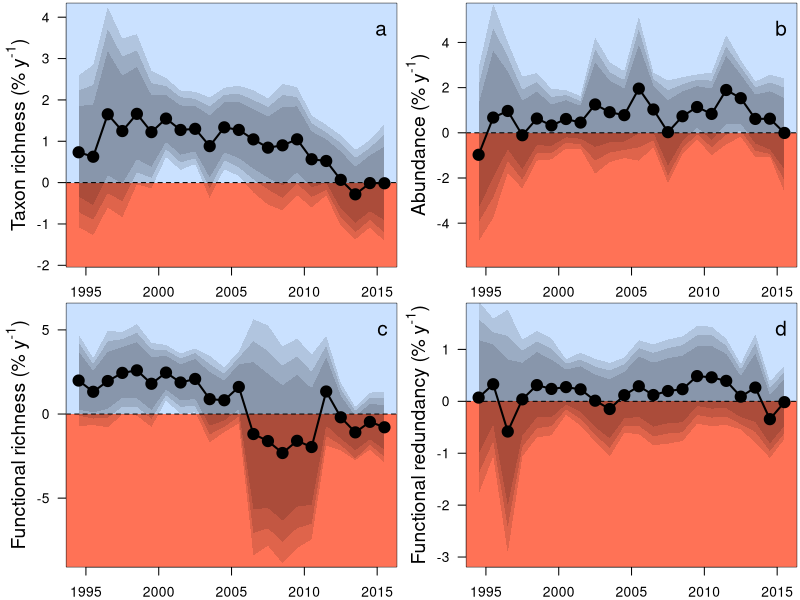

Here is the R script that generated this plot: (Note: this script raises an error after producing the figure.)
##Set working directory
setwd("C:/Users/elwel/OneDrive/Desktop/aquatic_data/git/EuroAquaticMacroInverts")

# attach data
MA <- read.csv("outputs/movingAve_YrEsts.csv")
MA$meanYr <- (MA$StartYear+ 4.5)
head(MA)

tiff(filename = "plots/Fig3_movingWindow/MovingAverages.tiff", width = 8, height = 6.5, units = 'in', res = 600, compression = 'lzw')
par(mfrow=c(2,2),mar=c(2,4,0.2,0.2))

#plot for spp richness
SR <- subset(MA, Response == "spp_richness")
ave_SppRich <- 27.28712314
st <-(SR[1:(nrow(SR)),3:12]/ave_SppRich)*100
sr <- cbind(SR$StartYear, SR$site_num, SR$meanYr, st)
names(sr)[names(sr) == 'SR$StartYear'] <- 'StartYear'
names(sr)[names(sr) == 'SR$site_num'] <- 'site_num'
names(sr)[names(sr) == 'SR$meanYr'] <- 'meanYr'
#select yrs with enough sites to be representative
#SRs <- sr[ which(sr$site_num >=100), ]
SRs <- sr[ which(sr$StartYear >1989 & sr$StartYear <2012), ] # this is min 7 countries
#SRs <- sr[ which(sr$StartYear >=1980), ] #this is min 5 countries

plot(SRs$Estimate~SRs$meanYr,ylab="", cex=1.5, xlab="", type="n", las=1, ylim=c(-1.8,4.1), xlim=c(1994.5,2015.5))#ylim=c(-0.8,2.55))
title(ylab=expression(paste("Taxon richness (% y"^"-1", ")")), line=2,cex.lab=1.4)
#title(xlab="Mean year of moving window", line=2,cex.lab=1.3)
polygon(x = c(0, 0, 2040, 2040), y = c(-100, 0, 0, -100), col ="coral1", border = NA)
polygon(x = c(0, 0, 2040, 2040), y = c(100, 0, 0, 100), col ="lightsteelblue1", border = NA)
abline(h=0,lty=2)
polygon(x = c(SRs$meanYr,rev(SRs$meanYr)), y = c(SRs$Q2.5,rev(SRs$Q97.5)),col="#00000020", border = NA)
polygon(x = c(SRs$meanYr,rev(SRs$meanYr)), y = c(SRs$Q5,rev(SRs$Q95)), col ="#00000020", border = NA)
polygon(x = c(SRs$meanYr,rev(SRs$meanYr)), y = c(SRs$Q10,rev(SRs$Q90)), col ="#00000020", border = NA)
#box(lwd=2)
points(SRs$Estimate~SRs$meanYr, pch=21,bg=1,cex=1.8)#pch="-",
points(SRs$Estimate~SRs$meanYr,type="l",lwd=2)
legend("topright", bty="n", legend="a",cex=1.5)

#plot for abundance
SR <- subset(MA, Response == "abundance")
st <-(SR[1:(nrow(SR)),3:12]*100)
sr <- cbind(SR$StartYear, SR$site_num, SR$meanYr, st)
names(sr)[names(sr) == 'SR$StartYear'] <- 'StartYear'
names(sr)[names(sr) == 'SR$site_num'] <- 'site_num'
names(sr)[names(sr) == 'SR$meanYr'] <- 'meanYr'
#select yrs with enough sites to be representative
SRs <- sr[ which(sr$StartYear >1989 & sr$StartYear <2012), ]

plot(SRs$Estimate~SRs$meanYr,ylab="", cex=1.5, xlab="", type="n", las=1, ylim=c(-5.5,5.3), xlim=c(1994.5,2015.5)) #ylim=c(-0.57,0.4))
title(ylab=expression(paste("Abundance (% y"^"-1", ")")), line=2,cex.lab=1.4)
title(xlab="Mean year of moving window", line=2.4,cex.lab=1.3)
polygon(x = c(0, 0, 2040, 2040), y = c(-100, 0, 0, -100), col ="coral1", border = NA)
polygon(x = c(0, 0, 2040, 2040), y = c(100, 0, 0, 100), col ="lightsteelblue1", border = NA)
abline(h=0,lty=2)
polygon(x = c(SRs$meanYr,rev(SRs$meanYr)), y = c(SRs$Q2.5,rev(SRs$Q97.5)),col="#00000020", border = NA)
polygon(x = c(SRs$meanYr,rev(SRs$meanYr)), y = c(SRs$Q5,rev(SRs$Q95)), col ="#00000020", border = NA)
polygon(x = c(SRs$meanYr,rev(SRs$meanYr)), y = c(SRs$Q10,rev(SRs$Q90)), col ="#00000020", border = NA)
points(SRs$Estimate~SRs$meanYr, pch=21,bg=1,cex=1.8)#pch="-",
points(SRs$Estimate~SRs$meanYr,type="l",lwd=2)
legend("topright", bty="n", legend="b",cex=1.5)

#plot for FRic
SR <- subset(MA, Response == "FRic")
st <-(SR[1:(nrow(SR)),3:12])*100
sr <- cbind(SR$StartYear, SR$site_num, SR$meanYr, st)
names(sr)[names(sr) == 'SR$StartYear'] <- 'StartYear'
names(sr)[names(sr) == 'SR$site_num'] <- 'site_num'
names(sr)[names(sr) == 'SR$meanYr'] <- 'meanYr'
#select yrs with enough sites to be representative
SRs <- sr[ which(sr$StartYear >1989 & sr$StartYear <2012), ]

plot(SRs$Estimate~SRs$meanYr,ylab="", cex=1.5, xlab="", type="n", las=1, ylim=c(-8.5,6), xlim=c(1994.5,2015.5)) #ylim=c(-0.57,0.4))
title(ylab=expression(paste("Functional richness (% y"^"-1", ")")), line=2,cex.lab=1.4)
title(xlab="Mean year of moving window", line=2.4,cex.lab=1.3)
polygon(x = c(0, 0, 2040, 2040), y = c(-100, 0, 0, -100), col ="coral1", border = NA)
polygon(x = c(0, 0, 2040, 2040), y = c(100, 0, 0, 100), col ="lightsteelblue1", border = NA)
abline(h=0,lty=2)
polygon(x = c(SRs$meanYr,rev(SRs$meanYr)), y = c(SRs$Q2.5,rev(SRs$Q97.5)),col="#00000020", border = NA)
polygon(x = c(SRs$meanYr,rev(SRs$meanYr)), y = c(SRs$Q5,rev(SRs$Q95)), col ="#00000020", border = NA)
polygon(x = c(SRs$meanYr,rev(SRs$meanYr)), y = c(SRs$Q10,rev(SRs$Q90)), col ="#00000020", border = NA)
points(SRs$Estimate~SRs$meanYr, pch=21,bg=1,cex=1.8)#pch="-",
points(SRs$Estimate~SRs$meanYr,type="l",lwd=2)
legend("topright", bty="n", legend="c",cex=1.5)

#plot for FRed
SR <- subset(MA, Response == "FRed")
ave_FRed <- 0.291145846
st <-(SR[1:(nrow(SR)),3:12]/ave_FRed)*100
sr <- cbind(SR$StartYear, SR$site_num, SR$meanYr, st)
names(sr)[names(sr) == 'SR$StartYear'] <- 'StartYear'
names(sr)[names(sr) == 'SR$site_num'] <- 'site_num'
names(sr)[names(sr) == 'SR$meanYr'] <- 'meanYr'
#select yrs with enough sites to be representative
SRs <- sr[ which(sr$StartYear >1989 & sr$StartYear <2012), ]

plot(SRs$Estimate~SRs$meanYr,ylab="", cex=1.5, xlab="", type="n", las=1, ylim=c(-3,1.7), xlim=c(1994.5,2015.5)) #ylim=c(-0.57,0.4))
title(ylab=expression(paste("Functional redundancy (% y"^"-1", ")")), line=2,cex.lab=1.4)
title(xlab="Mean year of moving window", line=2.4,cex.lab=1.3)
polygon(x = c(0, 0, 2040, 2040), y = c(-100, 0, 0, -100), col ="coral1", border = NA)
polygon(x = c(0, 0, 2040, 2040), y = c(100, 0, 0, 100), col ="lightsteelblue1", border = NA)
abline(h=0,lty=2)
polygon(x = c(SRs$meanYr,rev(SRs$meanYr)), y = c(SRs$Q2.5,rev(SRs$Q97.5)),col="#00000020", border = NA)
polygon(x = c(SRs$meanYr,rev(SRs$meanYr)), y = c(SRs$Q5,rev(SRs$Q95)), col ="#00000020", border = NA)
polygon(x = c(SRs$meanYr,rev(SRs$meanYr)), y = c(SRs$Q10,rev(SRs$Q90)), col ="#00000020", border = NA)
points(SRs$Estimate~SRs$meanYr, pch=21,bg=1,cex=1.8)#pch="-",
points(SRs$Estimate~SRs$meanYr,type="l",lwd=2)
legend("topright", bty="n", legend="d",cex=1.5)

dev.off()


####
#####################
###############################################
################################################

####old code#####
#arrows(SRs$meanYr, SRs$Q2.5, SRs$meanYr, SRs$Q97.5, length=0.05, angle=90, code=0,lwd=1)
#arrows(SRs$meanYr, SRs$Q5, SRs$meanYr, SRs$Q95, length=0.05, angle=90, code=0,lwd=3)
#arrows(SRs$meanYr, SRs$Q10, SRs$meanYr, SRs$Q90, length=0.05, angle=90, code=0,lwd=5)
#abline(h=0)

x1<-rep(c(0),each=length(sr$Q2.5))

polygon(x = c(sr$meanYr,rev(sr$meanYr)), y = c(sr$Q2.5,x1), col = "firebrick4",border = NA)
polygon(x = c(sr$meanYr,rev(sr$meanYr)), y = c(sr$Q5,x1), col = "firebrick3",border = NA)
polygon(x = c(sr$meanYr,rev(sr$meanYr)), y = c(sr$Q10,x1), col = "firebrick1",border = NA)

polygon(x = c(sr$meanYr,rev(sr$meanYr)), y = c(x1,rev(sr$Q97.5)), col = "dodgerblue4",border = NA)
polygon(x = c(sr$meanYr,rev(sr$meanYr)), y = c(x1,rev(sr$Q95)), col = "dodgerblue",border = NA)
polygon(x = c(sr$meanYr,rev(sr$meanYr)), y = c(x1,rev(sr$Q90)), col = "lightblue",border = NA)

polygon(x = c(sr$meanYr,rev(sr$meanYr)), y = c(x1,rev(sr$Q2.5)), col = "firebrick4",border = NA)
polygon(x = c(sr$meanYr,rev(sr$meanYr)), y = c(x1,rev(sr$Q5)), col = "firebrick3",border = NA)
polygon(x = c(sr$meanYr,rev(sr$meanYr)), y = c(x1,rev(sr$Q10)), col = "firebrick1",border = NA)
